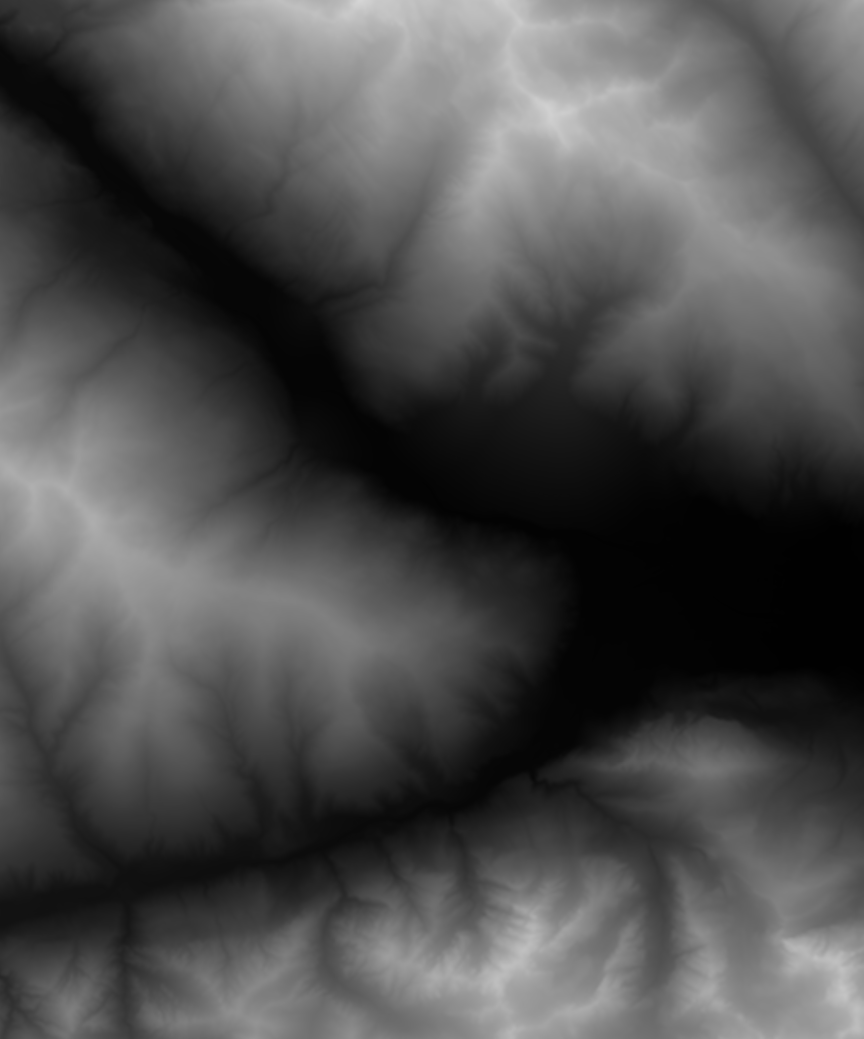
#> input picture render-5.png, 1727 x 2078 px, found by its file name (shown at 1/2 size)
$ python 'img gen for report.py'
#> lines starting #> are read from the running program, lines starting #| are printed output that depends on the picture; after the words box and inside, x2 and y2 are one past the last pixel; in counts of white or black regions, pixels touching at a corner belong together
### Master Program/img processing and path planning/a_img_setup.py
"""
IMG PREPREOCESSING FILE, HANDLES IMG SPLITTING AND GRAYSCALING.

FILE IS COMPLETE AS OF 21/8/23 DO NOT MODIFY FURTHER
"""
import cv2
import numpy as np
import matplotlib.pyplot as plt
import math
import e_kernels as k
from PIL import Image

def convert_to_grayscale(input_image_path, output_image_path):
#> called with input_image_path = 'render-5.png', output_image_path = 'grayscale_map.png'
    try:
        # Open the image file
        with Image.open(input_image_path) as img:
            # Convert the image to grayscale
#> img is the input picture: PIL image 1727x2078 RGBA; mean R, G, B, A 78, 78, 78, 255
            grayscale_img = img.convert("L")

            # Save the grayscale image
            grayscale_img.save(output_image_path)
            print("Image converted to grayscale and saved")
    except Exception as e:
        print(f"Error: {e}")

def invert_image(image, output):

    image_map = cv2.imread(image)
    inverse = cv2.bitwise_not(image_map)

    cv2.imwrite(output, inverse)

    print("Image inverted and saved")
    return output

def img_split(image, threshold, output):
        # Load the image
#> called with image = 'render-5.png', threshold = 70, output = 'split_image_inverse.png'
    image_path = image
    image = cv2.imread(image_path)
#> image: shape (2078, 1727, 3); min 1, max 213, mean 78

    image_map = np.where(image > threshold, 255, 0).astype(np.uint8)
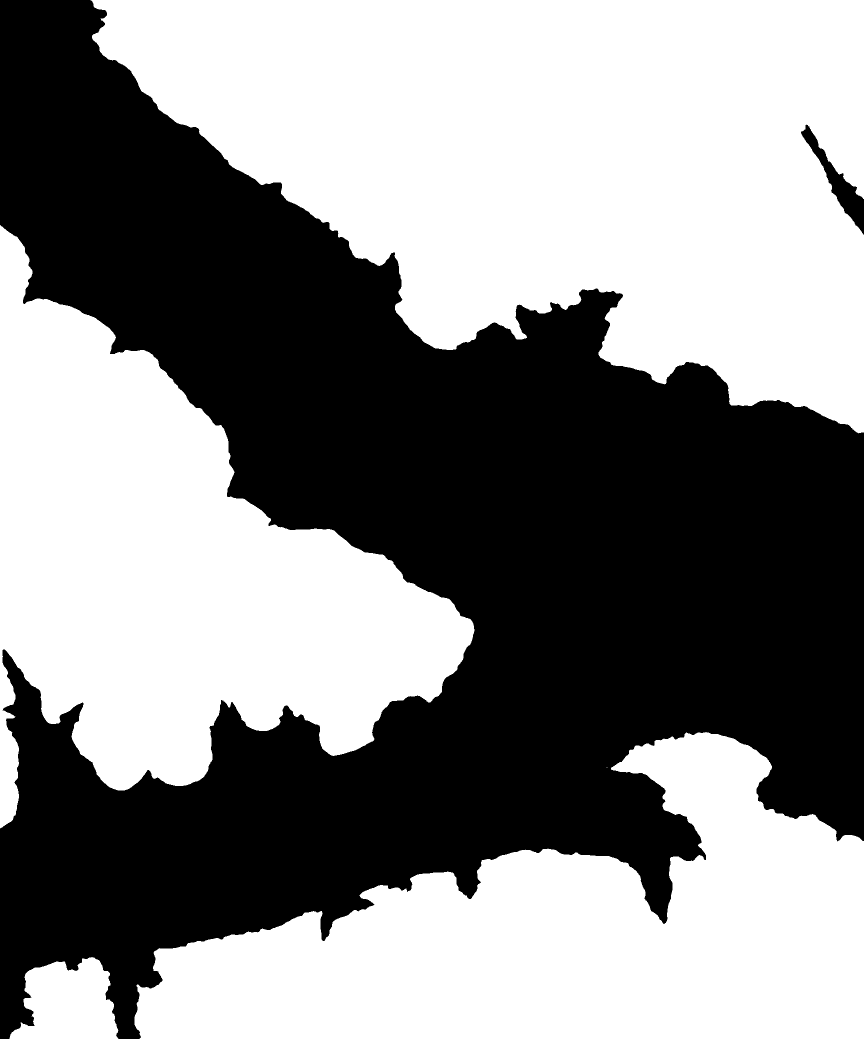
#> image_map: shape (2078, 1727, 3) (shown at 1/2 size); 53.9% white; 2 black regions, box (x1, y1, x2, y2) and area: (0, 0, 1727, 2078) 1648184, (1602, 249, 1727, 469) 6016

    cv2.imwrite(output, image_map)

    print("Image split and saved")

    return output

def setup_image(image_source, threshold, direction):
    convert_to_grayscale(image_source, "grayscale_map.png")

    img_split(image_source, threshold, "split_image_inverse.png")

    invert_image("split_image_inverse.png", "split_image.png")


#invert_image("trimmed_map.png", "trimmed_map_inverse.png")

### Master Program/img processing and path planning/img gen for report.py
import a_img_setup as setup
import b_filtering as filtering
import c_lift_map_trimmer as lift_trimmer
import d_pathplanning as pathplan

image_source = "render-5.png"
threshold = 70
#direction = 270

def map_creation(image_source, threshold, direction):
    setup.setup_image(image_source, threshold, direction)
#> (the run stopped early here; a loop or call above may not have finished)

$ run again, with render-3.png copied over render-5.png
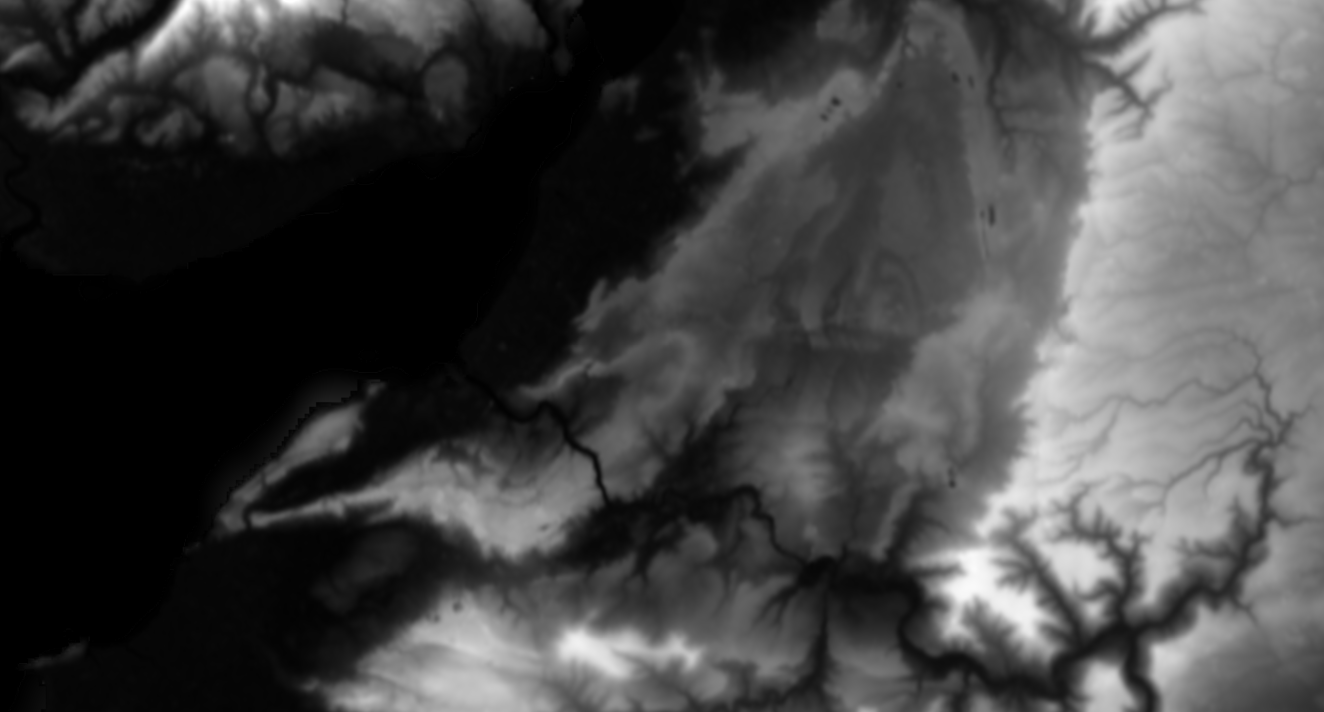
#> input picture render-3.png, 2648 x 1424 px, found by its file name (shown at 1/2 size)
#> in convert_to_grayscale, img is the input picture: PIL image 2648x1424 RGBA; mean R, G, B, A 66, 66, 66, 255
#> in img_split, `image_map = np.where(image > threshold, 255, 0).astype(np.uint8)`:
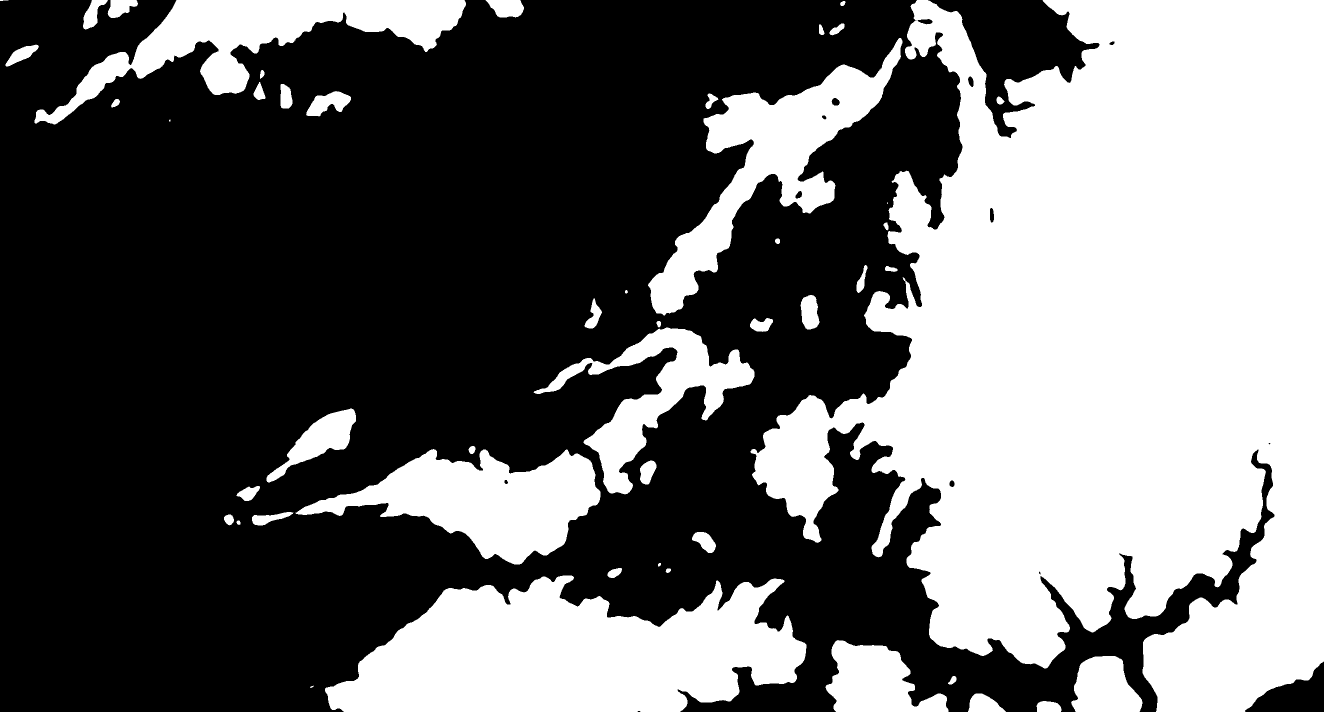
#> image_map: shape (1424, 2648, 3) (shown at 1/2 size); 41.3% white; 49 white regions (3 under 20 px), largest, box (x1, y1, x2, y2) and area: (1501, 0, 2648, 1424) 1067557, (650, 1151, 1613, 1424) 179322, (1296, 76, 1805, 631) 71177

$ run again, with render-6.png copied over render-5.png
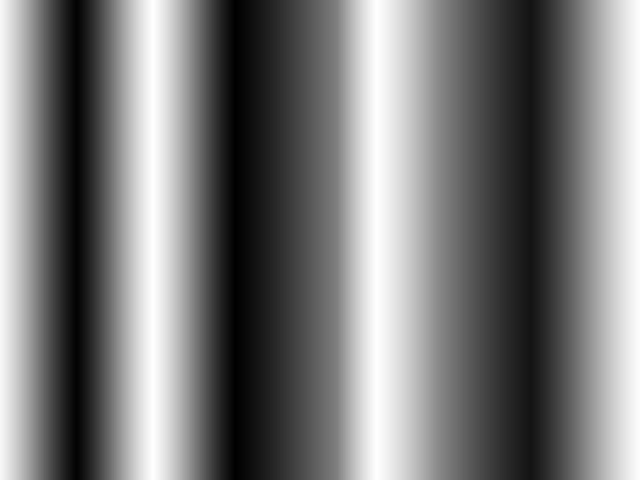
#> input picture render-6.png, 640 x 480 px, found by its file name
#> in convert_to_grayscale, img is the input picture: PIL image 640x480 P; min 0, max 254, mean 120.8
#> in img_split, `image_map = np.where(image > threshold, 255, 0).astype(np.uint8)`:
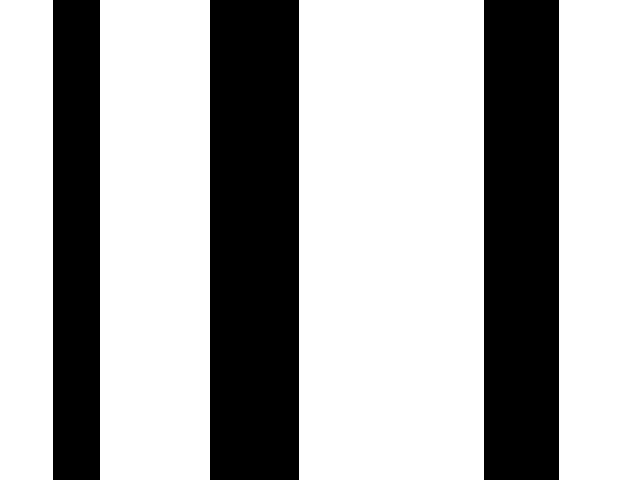
#> image_map: shape (480, 640, 3); 67% white; 3 black regions, box (x1, y1, x2, y2) and area: (210, 0, 299, 480) 42720, (484, 0, 559, 480) 36000, (53, 0, 100, 480) 22560
